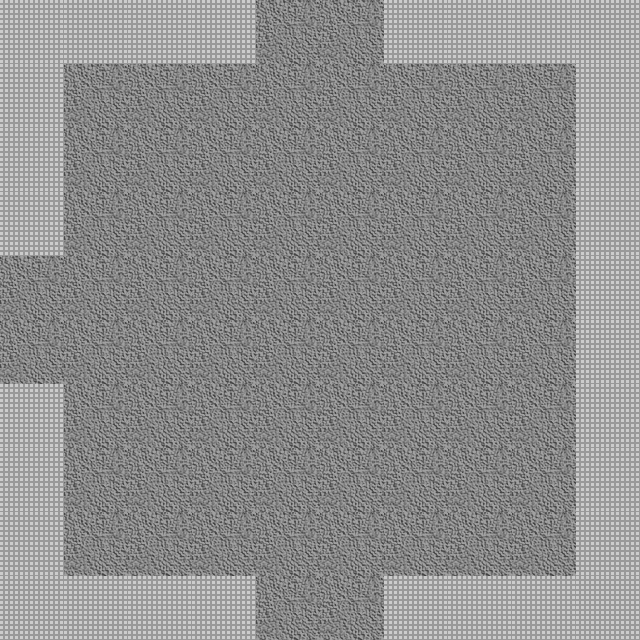

This game map was drawn from its Tiled (.tmx) file and the tilesets committed beside it. A one-line description and the trimmed map source follow:
An orthogonal 10x10 tile map with 64x64 px tiles, 2 tile layers (Floor, Wall), 2 tilesets and 4 objects.

<map version="1.0" orientation="orthogonal" renderorder="right-down" width="10" height="10" tilewidth="64" tileheight="64" nextobjectid="23">
 <properties>
  <property name="unity:resource" value="True" />
  <property name="unity:tag" value="Room" />
 </properties>
 <tileset firstgid="1" name="DungeonTilePH" tilewidth="64" tileheight="64" tilecount="2">
  <image source="../Sprites/DungeonTilePH.png" width="128" height="64" />
  <tile id="0">
   <objectgroup draworder="index" />
  </tile>
  <tile id="1">
   <objectgroup draworder="index">
    <object id="0" x="-0.25" y="-0.25" width="64.375" height="64.125" />
   </objectgroup>
  </tile>
 </tileset>
 <tileset firstgid="3" name="BlobPH" tilewidth="64" tileheight="64" tilecount="3">
  <image source="../Sprites/BlobPH.png" width="192" height="64" />
  <tile id="0">
   <properties>
    <property name="Spawn" value="fl1mob" />
   </properties>
  </tile>
 </tileset>
 <layer name="Floor" width="10" height="10">
  <properties>
   <property name="unity:sortingLayerName" value="Floor" />
   <property name="unity:tag" value="Floor" />
  </properties>
  <data>[100 cells, 100 non-empty, 1 distinct tile ids]</data>
 </layer>
 <layer name="Wall" width="10" height="10">
  <properties>
   <property name="ChildTag" value="Wall" />
   <property name="unity:tag" value="Wall" />
  </properties>
  <data>[100 cells, 30 non-empty, 1 distinct tile ids]</data>
 </layer>
 <objectgroup name="Mobs" />
 <objectgroup name="Exits">
  <object id="17" x="248" y="-21.3333" width="141.333" height="48">
   <properties>
    <property name="Exit" value="N" />
   </properties>
  </object>
  <object id="18" x="-24" y="241.333" width="49.3333" height="152">
   <properties>
    <property name="Exit" value="W" />
   </properties>
  </object>
  <object id="21" x="237.333" y="605.333" width="162.667" height="49.3333">
   <properties>
    <property name="Exit" value="S" />
   </properties>
  </object>
 </objectgroup>
</map>
